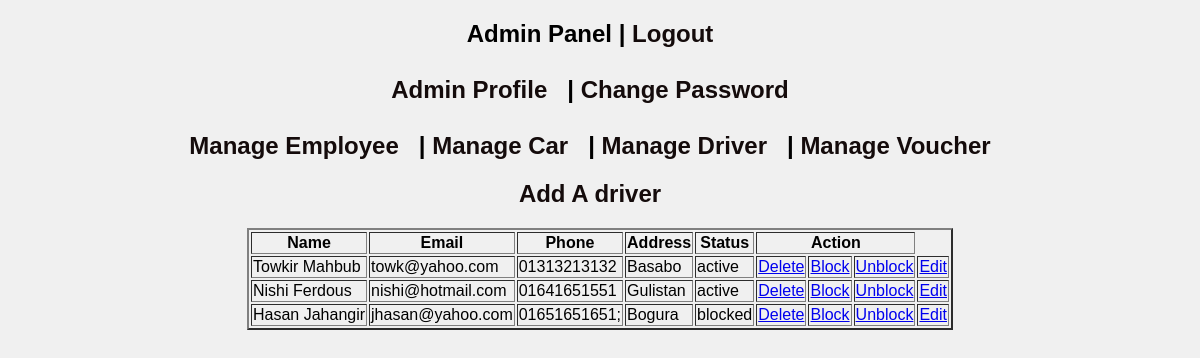
/views/admin/manage-driver/index.php, run on the app's committed database.
### tables this page shows
CREATE TABLE `driver` (
  `id` int(11) NOT NULL AUTO_INCREMENT PRIMARY KEY,
  `password` varchar(100) NOT NULL,
  `name` varchar(100) NOT NULL,
  `email` varchar(100) NOT NULL,
  `phone` varchar(100) NOT NULL,
  `address` varchar(100) NOT NULL,
  `status` varchar(100) NOT NULL DEFAULT 'active',
  `picture` varchar(100) NOT NULL DEFAULT 'defaullt-driver-picture.png'
);

### models/admin-model/model-for-driver.php (called while the page is built, shortened)
<?php
function driverList()
{
    $con = getconnection();
    $sql= "select * from driver";
    $result=mysqli_query($con, $sql);
    if($result)
    {
        return $result;
    }
    else
    {
        return false;
    }
}
?>

### views/admin/manage-driver/index.php (the view, shortened to what this page needs)
<html>
<head>
</head>
<body>
    <center>
        <?php
        $loc = "../";
        include_once ('../admin-header.php');
        ?>
        <h1>
            <a href="add-driver.php">Add A driver</a>
        </h1>
        <?php
        include_once('../../../models/admin-model/model-for-driver.php');
        $result=driverList();
        ?>
        <table border="2px">
            <tr>
                <th>Name</th>
                <th>Email</th>
                <th>Phone</th>
                <th>Address</th>
                <th>Status</th>
                <th colspan="3">Action</th>
            </tr>
        <?php
        while($row = $result->fetch_assoc())
        {
            ?>
            <tr>
                <td><?php echo $row['name'];?></td>
                <td><?php echo $row['email'];?></td>
                <td><?php echo $row['phone'];?></td>
                <td><?php echo $row['address'];?></td>
                <td><?php echo $row['status'];?></td>
                <td><a href="../../../controllers/admin-controller/control-driver/control-delete-driver.php?id=<?php echo $row['id'];?>">Delete</a></td>
                <td><a href="../../../controllers/admin-controller/control-driver/control-block-driver.php?id=<?php echo $row['id'];?>">Block</a></td>
                <td><a href="../../../controllers/admin-controller/control-driver/control-unblock-driver.php?id=<?php echo $row['id'];?>">Unblock</a></td>
                <td><a href="edit-driver.php?id=<?php echo $row['id'];?>">Edit</a></td>
            </tr>
            <?php
        }
        ?>
        </table>
    </center>
    <link rel="stylesheet" type="text/css" href="../../CSS/manage-driver.css">
</body>
</html>

### views/admin/admin-header.php (shortened to what this page needs)
<h1>
    Admin Panel |
    <a href="<?php echo $loc; ?>../logout.php">Logout</a><br><br>
    <a href="see-profile.php"> Admin Profile</a>|
    <a href="<?php echo $loc; ?>change-password.php">Change Password</a><br><br>
    <a href="<?php echo $loc; ?>manage-employee">Manage Employee</a>|
    <a href="<?php echo $loc; ?>manage-car">Manage Car</a>|
    <a href="<?php echo $loc; ?>manage-driver">Manage Driver</a>|
    <a href="">Manage Voucher</a>
</h1>
<link rel="stylesheet" type="text/css" href="../CSS/admin-header.css">

### views/CSS/admin-header.css (style rules this page uses)
body, h1, h2, h3, h4, h5, h6, p, ul, ol, li { margin: 0; padding: 0; }
body { background-color: #f0f0f0; font-family: Arial, sans-serif; }
h1 { font-size: 24px; margin: 20px 0; }
h1 a { color: #140b0b; text-decoration: none; margin-right: 20px; transition: color 0.3s; }

### data on the page
driver: name "Towkir Mahbub", email "towk@yahoo.com", phone "01313213132", address "Basabo", status "active"
driver: name "Nishi Ferdous", email "nishi@hotmail.com", phone "01641651551", address "Gulistan", status "active"
driver: name "Hasan Jahangir", email "jhasan@yahoo.com", phone "01651651651;", address "Bogura", status "blocked"
